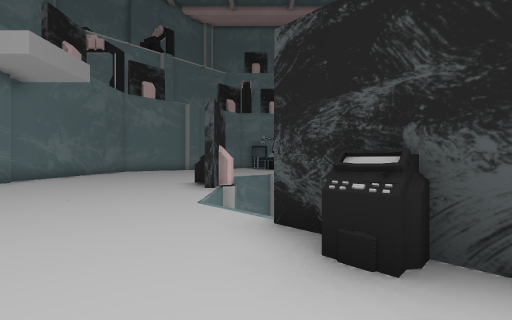
view 1 (above)

23 first-person views from a walk through a Unity game level. The camera is 1.3 m above the floor, looks level and sees 90° across. The floor is counted in squares, 1.91 m on a side. Each view is taken from the middle of a square. On the plan, view 1 faces up. The plan holds only what a view shows up to about 9 squares ahead; the rest is blank. The place goes on beyond the plan. The player is left out.

view 2
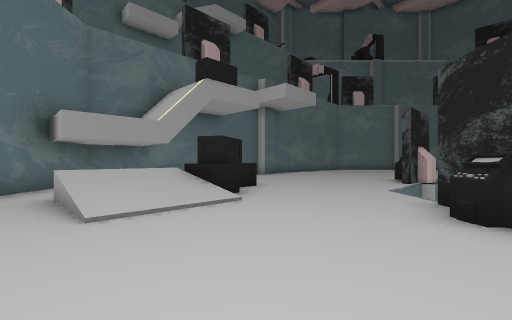

view 3
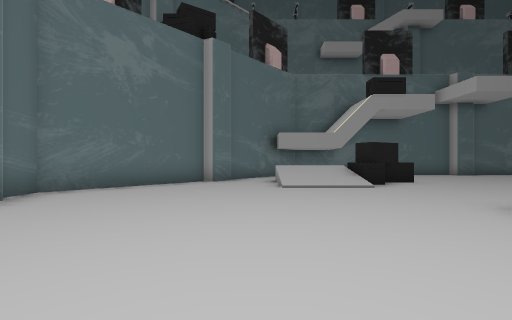

view 4
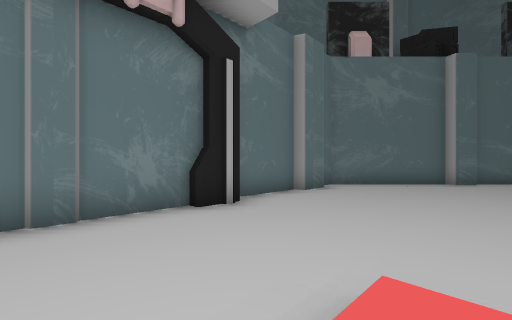

view 5
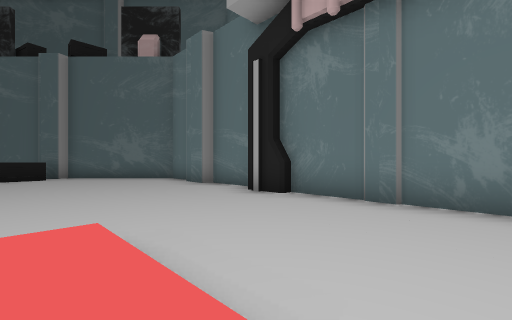

view 6
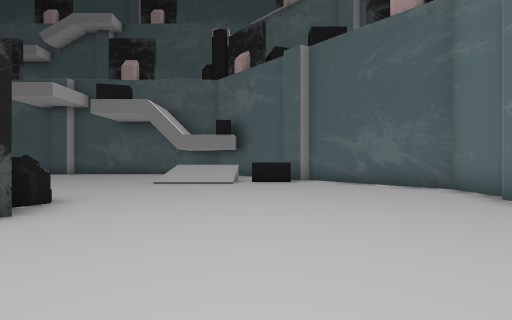

view 7
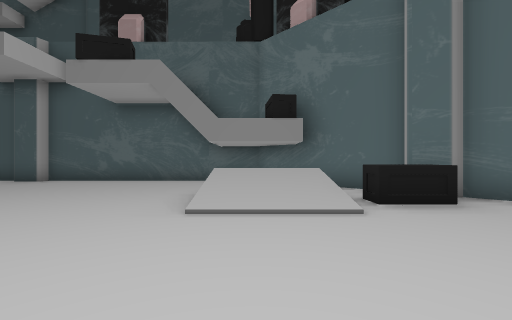

view 8
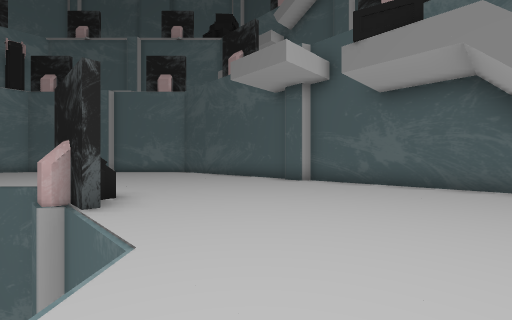

view 9
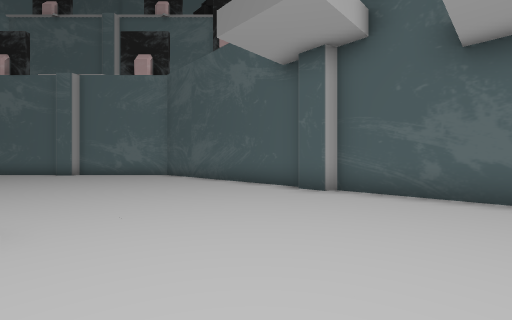

view 10
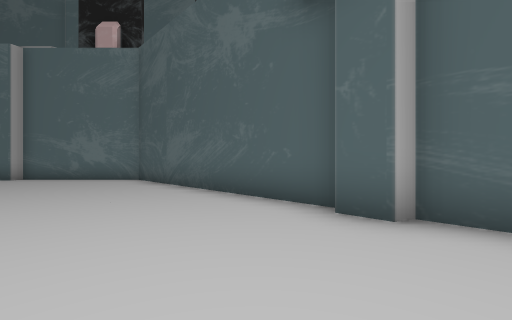

view 11
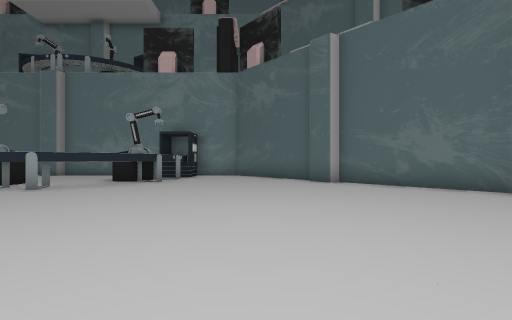

view 12
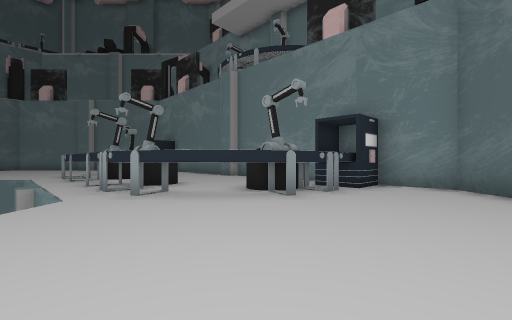

view 13
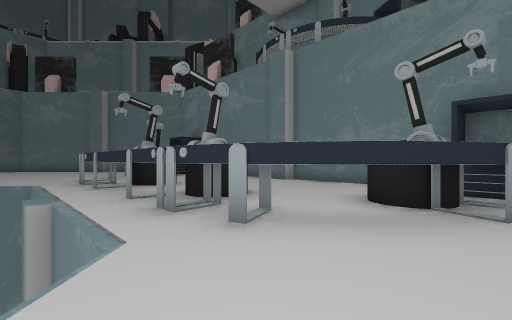

view 14
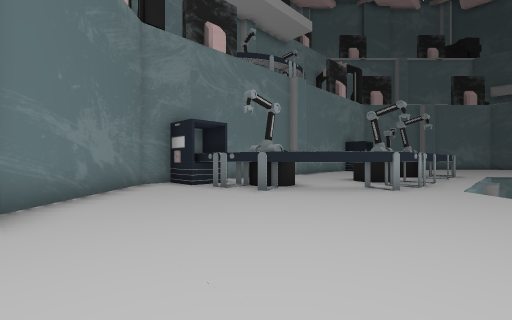

view 15
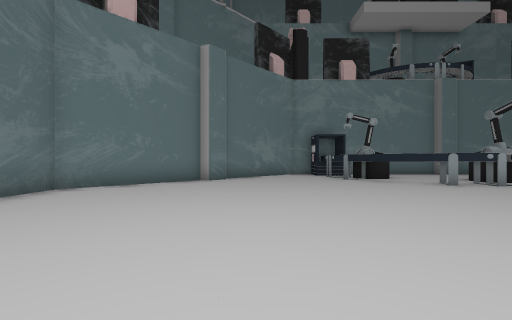

view 16
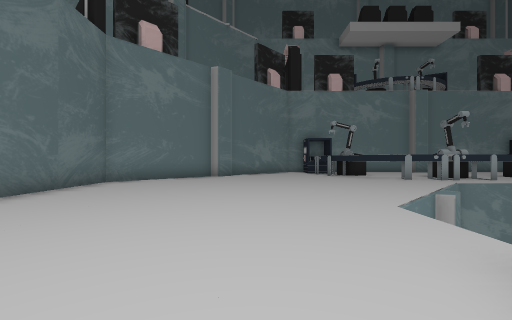

view 17
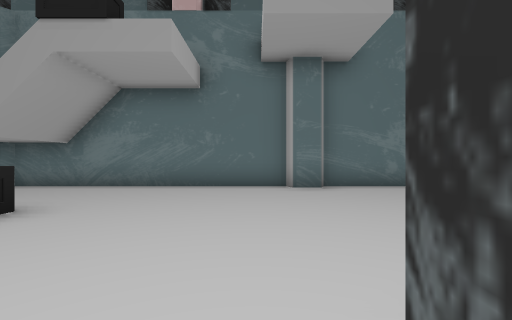

view 18
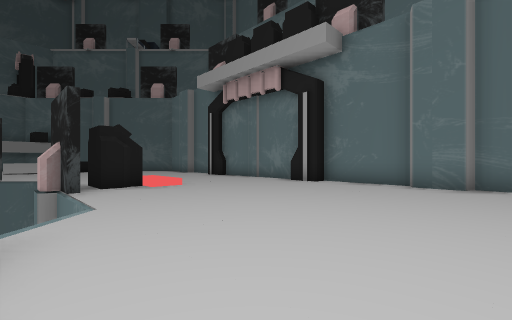

view 19
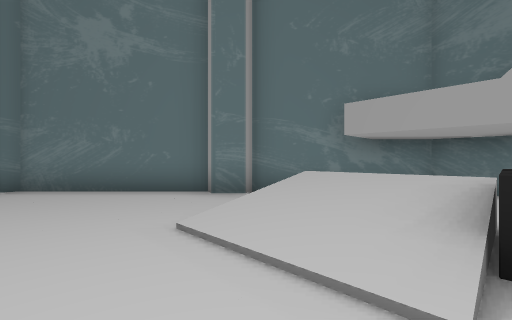

view 20
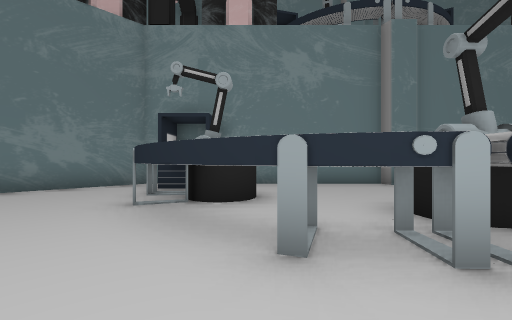

view 21
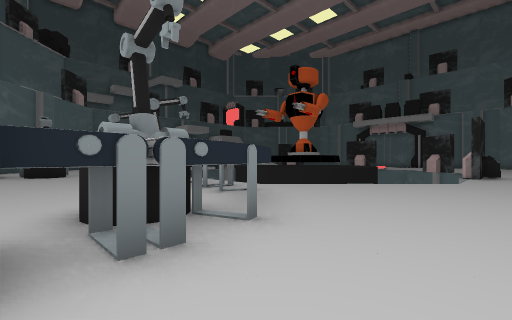

view 22
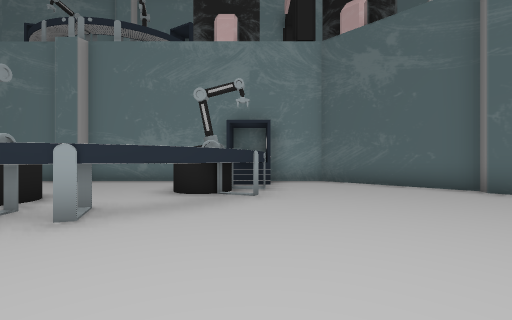

view 23
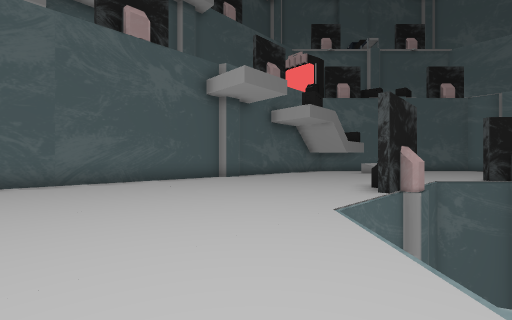

### Floor plan
Key: @ floor where view 1 was taken; # wall or solid block; x gap in a wall; . main floor; : floor 0.25 m higher than the main floor; / step, stairs or slope; = window, fence, low wall or low ledge; B box; O other object.
Columns run from 8 left of view 1 to 21 right of it. Each row starts with its distance up from view 1.
 22       ###            ###
 21      ##.############O..##
 20     ##..##.........##...##
 19     #...OOO.......OOO....#
 18   ###...OOO.OO.OO.OOO....###
 17  ##......OO.OO.OO.OO.......##
 16 ##........OO#####OO.........##
 15 #............................#
 14 #..........        ..........#
 13 #.........          .........#
 12 #........            ........#
 11 #.......              .......#
 10 #.......              .......#
  9 #.......              .......#
  8 #......#             ##......#
  7 #......#             ##......#
  6 #.......              .......#
  5 #.......              .......#
  4 #.......              .......#
  3 #........x           ........#
  2 #...B....#x         #........#
  1 #...BB.....        ##.../=.  #
  0 #.  //..@.....##  ......//   #
 -1 ##..//........##........//
 -2  ##...........::........B..#
 -3   ##....................B###
 -4    ##....................#
 -5     ##..................##
 -6      ##.....#....#.....##
 -7       ##################

Where each view was taken, in squares from view 1:
view 1: 0 up, 0 right, facing up
view 2: 2 down, 1 right, facing up-left
view 3: 2 down, 4 right, facing left
view 4: 2 down, 7 right, facing down-left
view 5: 2 down, 5 right, facing down-right
view 6: 2 down, 8 right, facing right
view 7: 0 up, 12 right, facing right
view 8: 2 up, 13 right, facing up-right
view 9: 4 up, 15 right, facing up-right
view 10: 6 up, 17 right, facing up-right
view 11: 10 up, 15 right, facing up
view 12: 14 up, 15 right, facing up-left
view 13: 14 up, 12 right, facing up-left
view 14: 14 up, 4 left, facing up-right
view 15: 9 up, 3 left, facing up
view 16: 7 up, 3 left, facing up
view 17: 6 up, 1 left, facing left
view 18: 1 up, 1 left, facing down-right
view 19: 1 up, 1 left, facing down-left
view 20: 14 up, 2 right, facing up
view 21: 20 up, 2 left, facing down-right
view 22: 13 up, 12 right, facing up
view 23: 14 up, 12 right, facing down-right
